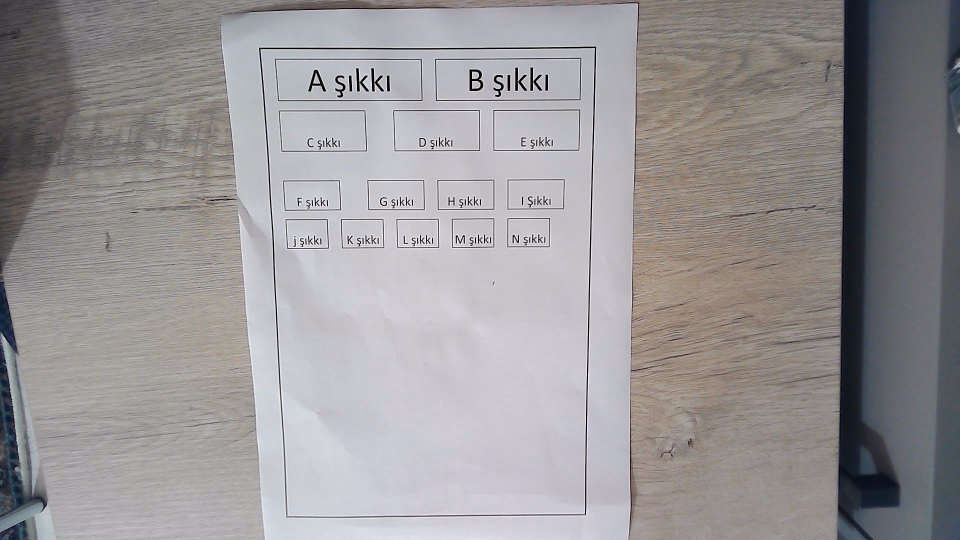
#> input picture foto/sabit4.jpg, 1920 x 1080 px, found by its file name (shown at 1/2 size)
$ python mapping_offtime.py
#> lines starting #> are read from the running program, lines starting #| are printed output that depends on the picture; after the words box and inside, x2 and y2 are one past the last pixel; in counts of white or black regions, pixels touching at a corner belong together
### lib/hand_detection/rectangles.py
import pickle
import cv2
import pytesseract

image = cv2.imread("aligned_photo.jpg")
gray = cv2.cvtColor(image, cv2.COLOR_BGR2GRAY)
thresh = cv2.adaptiveThreshold(gray, 255, cv2.ADAPTIVE_THRESH_MEAN_C, cv2.THRESH_BINARY_INV, 21, 20)

edges = cv2.Canny(thresh, 50, 280)
contours, _ = cv2.findContours(edges, cv2.RETR_EXTERNAL, cv2.CHAIN_APPROX_SIMPLE)

rectangles = []


def is_within_bounds(rectangle, image_shape, padding=5):
    x, y, w, h = cv2.boundingRect(rectangle)
    return y > padding and x > padding and y + h < image_shape[0] - padding and x + w < image_shape[1] - padding


for contour in contours:
    perimeter = cv2.arcLength(contour, True)
    approx = cv2.approxPolyDP(contour, 0.02 * perimeter, True)

    if len(approx) == 4 and is_within_bounds(approx, image.shape):
        rectangles.append(approx)

rectangles_image = image.copy()
texts= []
for i, rectangle in enumerate(rectangles):
    x, y, w, h = cv2.boundingRect(rectangle)
    roi = image[y:y+h, x:x+w]
    roi_gray = cv2.cvtColor(roi, cv2.COLOR_BGR2GRAY)

    # Image preprocessing (e.g., contrast stretching, thresholding)
    _, thresh = cv2.threshold(roi_gray, 0, 255, cv2.THRESH_BINARY + cv2.THRESH_OTSU,)

    text = pytesseract.image_to_string(thresh, lang="tur", config='--psm 4')  # 9, 3, 4, 1 en iyisi
    texts.append(text)


    cv2.putText(rectangles_image, str(i+1), (x, y-10), cv2.FONT_HERSHEY_SIMPLEX, 1, (0, 255, 0), 2)

    # Draw bounding box
    cv2.rectangle(rectangles_image, (x, y), (x+w, y+h), (0, 255, 0), 2)

print(rectangles_image, texts)


cv2.imshow("Dikdörtgenler", rectangles_image ) #cv2.resize(rectangles_image, (600, 900))
cv2.waitKey(0)
cv2.destroyAllWindows()

### lib/hand_detection/mapping_offtime.py
import pickle
import cv2
import numpy as np

# Image path
image_path =  "foto/sabit4.jpg" # Replace with the path to your image file

# Initialize variables
img = cv2.imread(image_path)
#> img is the input picture: shape (1080, 1920, 3); mean B, G, R 152.6, 150.7, 153.5
width, height = 1080,1920
#img.shape[1], img.shape[0]  # Get image resolution

counter = 0  # Counter to track the number of clicked points

def find_largest_rectangle_contour(img):
    """
    Finds the largest rectangle contour in the image.

    Args:
        img: The input image

    Returns:
        largest_rect: Array containing four corner points of the largest rectangle
    """
    gray = cv2.cvtColor(img, cv2.COLOR_BGR2GRAY)
    global thresh

    thresh = cv2.adaptiveThreshold(gray, 255, cv2.ADAPTIVE_THRESH_MEAN_C, cv2.THRESH_BINARY_INV, 21, 10)
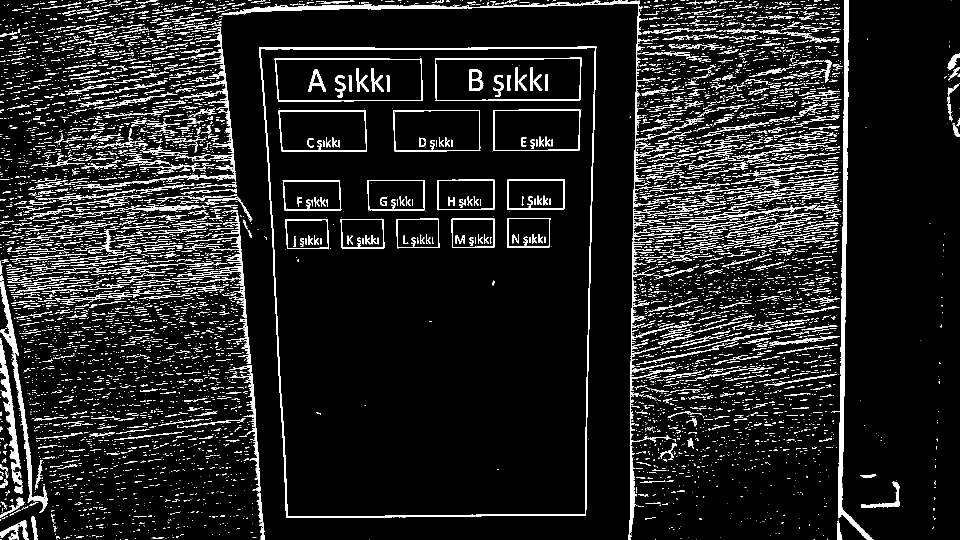
#> thresh: shape (1080, 1920) (shown at 1/2 size); 9.2% white in thin lines or dots
    contours, _ = cv2.findContours(thresh, cv2.RETR_EXTERNAL, cv2.CHAIN_APPROX_SIMPLE)
#> contours = 8886 contours, 8361 with area under 20; largest, box (x1, y1, x2, y2) and area: (518, 93, 1193, 1036) 592912, (1664, 0, 1747, 1080) 7844, (443, 0, 1350, 416) 4882, (0, 562, 95, 1026) 3533, (1257, 417, 1358, 1080) 2848

    largest_rect = None
    max_area = 0

    for contour in contours:
        area = cv2.contourArea(contour)
        if area > max_area:
            epsilon = 0.02 * cv2.arcLength(contour, True)
            largest_rect = cv2.approxPolyDP(contour, epsilon, True)
            max_area = area
#> this loop made 8886 passes
#> (area, epsilon, largest_rect, max_area) on passes 121, 2053, 2378, 3608: (173.5, 2.08, [[1676, 1041], [1675, 1079], [1683, 1079]], 173.5), (1120.5, 23.49, [[494, 730], [459, 754], [503, 759], [515, 984]], 1120.5), (2458, 15.08, [[1, 689], [28, 940]], 2458), (3533, 26.68, [[5, 562], [81, 1025]], 3533)
#> (area, epsilon, max_area) on passes 23, 125: (29, 1.02, 29), (701, 7.08, 701)
#> after the loop, epsilon = 63.83; largest_rect = [[1192, 93], [518, 95], [572, 1035], [1171, 1030]]; max_area = 592912

    return largest_rect

def warp(img):
    # Get the points
    fileObj = open("lib/hand_detection/map.p", "rb")
    points = pickle.load(fileObj)
    fileObj.close()

    # Explicitly convert the points to type numpy.float32
    points = points.astype(np.float32)

    # Compute the perspective transform matrix
    M = cv2.getPerspectiveTransform(points, np.array([[0, 0], [width, 0], [width, height], [0, height]], dtype=np.float32))

    # Apply the perspective transform
    result = cv2.warpPerspective(img, M, (width, height))

    # Rotate the result to the right
    #result = cv2.rotate(result, cv2.ROTATE_90_CLOCKWISE)
    mirrored_result = cv2.flip(result, 1)

    # Display the result
    cv2.imshow("Transformed Image", cv2.resize(mirrored_result, (600, 900)))
    return mirrored_result

# Wait for a key press to close the window

# Find the largest rectangle contour in the image
largest_rect = find_largest_rectangle_contour(img)
#> largest_rect = [[1192, 93], [518, 95], [572, 1035], [1171, 1030]]

if largest_rect is not None and len(largest_rect) == 4:
    # Display the largest rectangle
    cv2.polylines(img, [largest_rect], True, (0, 255, 0), 2)
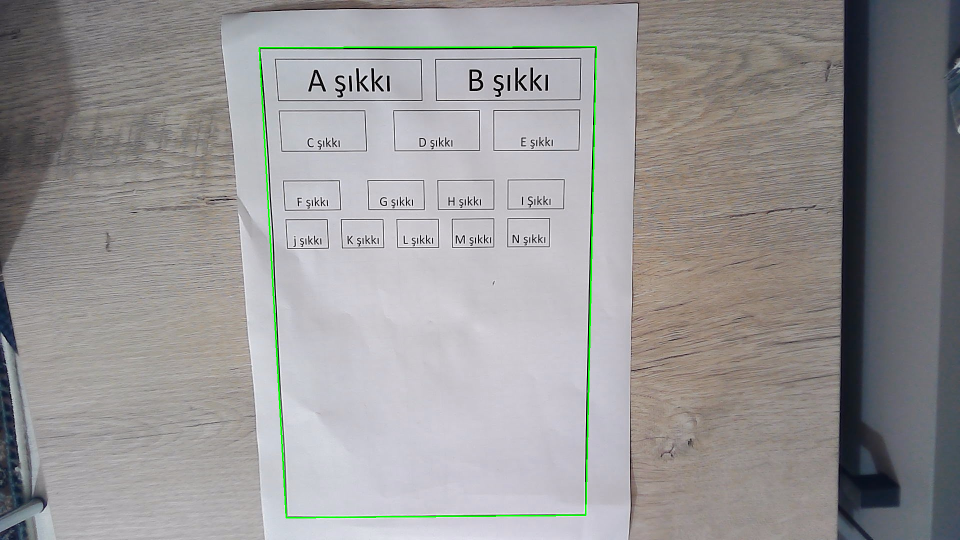
#> img: shape (1080, 1920, 3) (shown at 1/2 size); 0.46% of pixels changed, all inside (x1, y1, x2, y2) = (517, 92, 1194, 1037)

    # Draw circles at the corner points
    for point in largest_rect:
        cv2.circle(img, tuple(point[0]), 5, (255, 0, 0), -1)  # -1 fills the circle
#> this loop made 4 passes
#> img: shape (1080, 1920, 3); 0.02% of pixels changed, all inside (x1, y1, x2, y2) = (513, 88, 1198, 1041)

    # Save selected points to file
    points = largest_rect.reshape(4, 2)
#> points = [[1192, 93], [518, 95], [572, 1035], [1171, 1030]]
    fileObj = open("lib/hand_detection/map.p", "wb")
    pickle.dump(points, fileObj)
    fileObj.close()
    print("Points saved to file: map.p")

mirrored_result=warp(img)
#> in warp, `M = cv2.getPerspectiveTransform(points, np.array([[0, 0], [width, 0], ..`: M = [[-1.58, -0.0354, 1886.4], [0.00531, 1.79, -172.7], [-5.99e-06, -0.000116, 1]]
#> in warp, `mirrored_result = cv2.flip(result, 1)`:
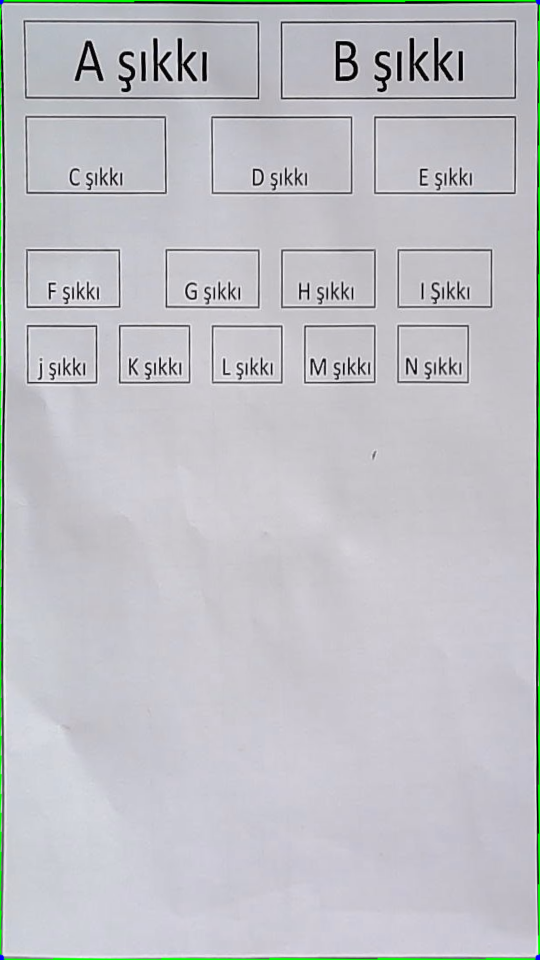
#> mirrored_result: shape (1920, 1080, 3) (shown at 1/2 size); mean B, G, R 197.5, 192.4, 191.6
#> in warp, `cv2.imshow("Transformed Image", cv2.resize(mirrored_result, (600, 900)))`:
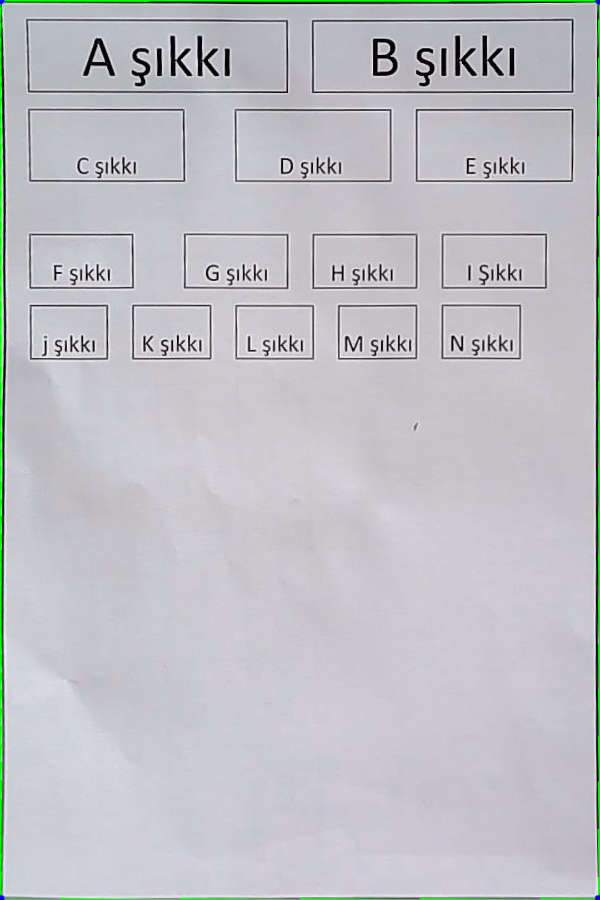
#> window 'Transformed Image': shape (900, 600, 3); mean B, G, R 197.5, 192.3, 191.6
#> `thresh = cv2.adaptiveThreshold(gray, 255, cv2.ADAPTIVE_THRESH_MEAN_C, ..`: thresh: shape (1920, 1080); 4.5% white; 108 white regions, largest, box (x1, y1, x2, y2) and area: (0, 0, 1080, 1905) 21405, (46, 40, 519, 199) 5291, (561, 40, 1033, 199) 5053
#> `edges = cv2.Canny(thresh, 50, 280)`:
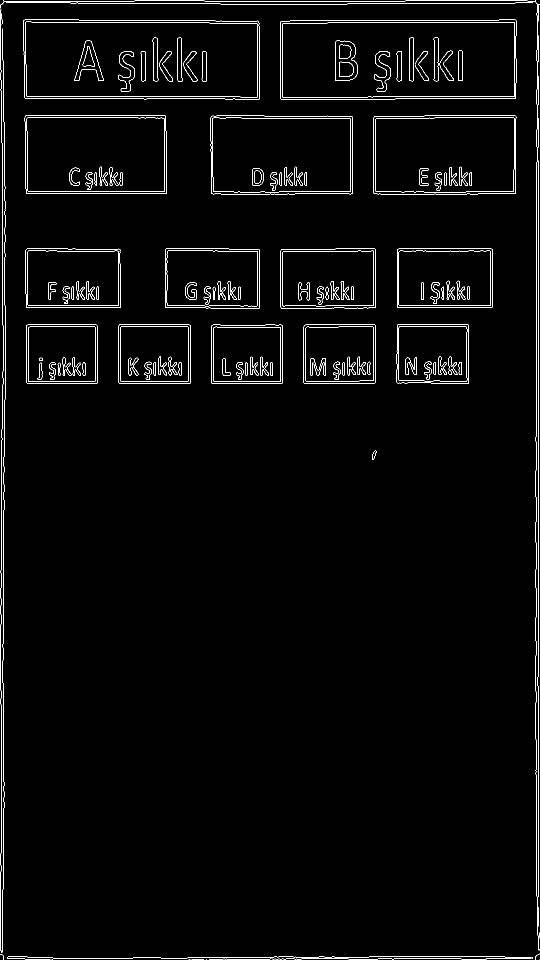
#> edges: shape (1920, 1080) (shown at 1/2 size); 2.1% white in thin lines or dots
#> `contours, _ = cv2.findContours(edges, cv2.RETR_EXTERNAL, cv2.CHAIN_APP..`: contours = 41 contours, 26 with area under 20; largest, box (x1, y1, x2, y2) and area: (560, 39, 1033, 199) 73932, (46, 39, 519, 199) 73803, (747, 231, 1033, 389) 44392, (421, 231, 705, 389) 44012, (49, 231, 334, 388) 43906
#> the loop `for contour in contours:` made 41 passes
#> (perimeter, approx) on passes 1, 2, 6, 7, 8, 9, 13, 14, 15, 26, 27, 31: (0, [[1079, 1919]]), (2, [[412, 1919], [413, 1919]]), (256.3, [[418, 1919], [542, 1917]]), (2, [[1064, 1916], [1065, 1916]]), (1055.1, [[544, 1918], [1062, 1917]]), (2304.2, [[14, 1916], [1065, 1914]]), (0, [[1079, 1877]]), (18, [[1078, 1865], [1078, 1874]]), (76, [[1077, 1814], [1077, 1852]]), (2973, [[1077, 321], [1076, 1793]]), (116.8, [[1077, 236], [1076, 294]]), (114.8, [[1077, 152], [1076, 209]])
#> (perimeter, approx, x in is_within_bounds, y in is_within_bounds, w in is_within_bounds, h in is_within_bounds) on passes 3, 17, 18, 19, 20, 21: (49.66, [[383, 1919], [384, 1918], [407, 1919], [406, 1918]], 383, 1918, 25, 2), (520.6, [[608, 651], [608, 766], [750, 765], [749, 649]], 608, 649, 143, 118), (522.5, [[422, 652], [423, 766], [565, 765], [564, 650]], 422, 650, 144, 117), (518.2, [[238, 649], [238, 766], [380, 766], [380, 650]], 238, 649, 143, 118), (518.4, [[53, 650], [54, 767], [194, 766], [192, 649]], 53, 649, 142, 119), (524.9, [[795, 649], [795, 766], [937, 766], [936, 649]], 795, 649, 143, 118)
#> after the loop `for contour in contours:`: rectangles = 14 contours; largest, box (x1, y1, x2, y2) and area: (46, 41, 519, 199) 73162, (561, 41, 1033, 198) 73084, (748, 231, 1032, 388) 43788, (51, 231, 333, 388) 43524, (422, 233, 705, 388) 43351

cv2.imwrite("aligned_photo.jpg", mirrored_result)


cv2.waitKey(0)  # Wait for a key press to close the window
cv2.destroyAllWindows()
#> (the run stopped early here; a loop or call above may not have finished)
